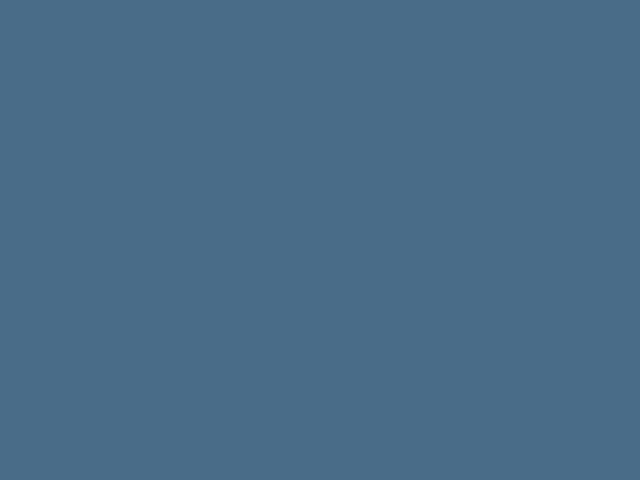
#> input picture Cluster01-Multimedia-Fundamentals/datasets/sample.jpg, 640 x 480 px, found by its file name
$ python unit2_tasks.py
#> lines starting #> are read from the running program, lines starting #| are printed output that depends on the picture
import os
import cv2
import numpy as np
import matplotlib.pyplot as plt
from skimage.metrics import structural_similarity as ssim

OUTPUT_DIR = "Cluster02-Image-Processing/outputs"
os.makedirs(OUTPUT_DIR, exist_ok=True)

def generate_synthetic_image():
    # Fallback high-contrast synthetic image if no dataset image is present
    img = np.zeros((300, 300), dtype=np.uint8)
    cv2.circle(img, (150, 150), 90, 255, -1)
    cv2.putText(img, "DIP", (105, 165), cv2.FONT_HERSHEY_SIMPLEX, 1.2, 0, 3)
    return img

def calculate_metrics(ref, test):
    mse = np.mean((ref.astype("float") - test.astype("float")) ** 2)
    psnr = cv2.PSNR(ref, test) if mse != 0 else float("inf")
    score, _ = ssim(ref, test, full=True)
    return round(mse, 2), round(psnr, 2), round(score, 4)

def run_unit2():
    sample_path = "datasets/sample.jpg"
    img = cv2.imread(sample_path, cv2.IMREAD_GRAYSCALE)
#> img: shape (480, 640); every value is 101
    if img is None:
        img = generate_synthetic_image()
    else:
        img = cv2.resize(img, (300, 300))
#> img: shape (300, 300); every value is 101

    # Basic Transformations
    neg = 255 - img
#> neg: shape (300, 300); every value is 154
    _, thresh = cv2.threshold(img, 127, 255, cv2.THRESH_BINARY)
#> thresh: shape (300, 300); every value is 0
    contrast = cv2.convertScaleAbs(img, alpha=1.5, beta=10)
#> contrast: shape (300, 300); every value is 162

    # Simulated Noise (Salt & Pepper / Gaussian)
    noise = np.random.normal(0, 25, img.shape).astype(np.int16)
    noisy = np.clip(img.astype(np.int16) + noise, 0, 255).astype(np.uint8)
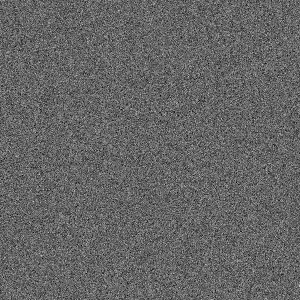
#> noisy: shape (300, 300); min 0, max 207, mean 101

    # Filtering
    mean_filtered = cv2.blur(noisy, (5, 5))
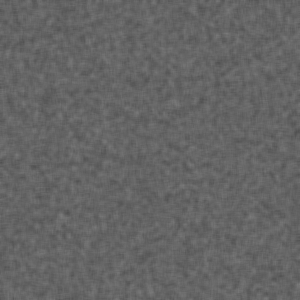
#> mean_filtered: shape (300, 300); min 81, max 123, mean 101
    median_filtered = cv2.medianBlur(noisy, 5)
    gaussian_filtered = cv2.GaussianBlur(noisy, (5, 5), 1.5)

    # Sharpening Filter
    sharp_kernel = np.array([[0, -1, 0], [-1, 5, -1], [0, -1, 0]])
    sharpened = cv2.filter2D(img, -1, sharp_kernel)

    # Generate Image Processing Grid Plot
    fig, axes = plt.subplots(2, 4, figsize=(14, 7))
    displays = [
        ("Original", img), ("Negative", neg), ("Thresholded", thresh), ("High Contrast", contrast),
        ("Noisy Input", noisy), ("Mean Filter", mean_filtered), ("Median Filter", median_filtered), ("Sharpened", sharpened)
    ]
    for ax, (title, pic) in zip(axes.ravel(), displays):
        ax.imshow(pic, cmap="gray")
        ax.set_title(title)
        ax.axis("off")
#> this loop made 8 passes
#> title on passes 1 to 8: 'Original', 'Negative', 'Thresholded', 'High Contrast', 'Noisy Input', 'Mean Filter', 'Median Filter', 'Sharpened'

    plot_path = os.path.join(OUTPUT_DIR, "image_processing_grid.png")
    plt.tight_layout()
    plt.savefig(plot_path)
    plt.close()
    print(f"[+] Saved visualization grid to {plot_path}")

    # Metrics comparison table
    filters = {
        "Mean Filter": mean_filtered,
        "Median Filter": median_filtered,
        "Gaussian Filter": gaussian_filtered
    }
    print("\n--- Quantitative Restoration Quality Analysis ---")
    print(f"{'Filter':<18} | {'MSE':<8} | {'PSNR (dB)':<10} | {'SSIM':<6}")
    print("-" * 50)
    for name, f_img in filters.items():
        mse, psnr, s = calculate_metrics(img, f_img)
        print(f"{name:<18} | {mse:<8} | {psnr:<10} | {s:<6}")
#> this loop made 3 passes
#> (name, mse, psnr, score in calculate_metrics, s) on passes 1 to 3: ('Mean Filter', 24.34, 34.27, 0.781, 0.781), ('Median Filter', 34.53, 32.75, 0.718, 0.718), ('Gaussian Filter', 30.21, 33.33, 0.736, 0.736)
#| Mean Filter        | 24.34    | 34.27      | 0.7806
#| Median Filter      | 34.53    | 32.75      | 0.7178
#| Gaussian Filter    | 30.21    | 33.33      | 0.7359
    print("-" * 50)

if __name__ == "__main__":
    run_unit2()
